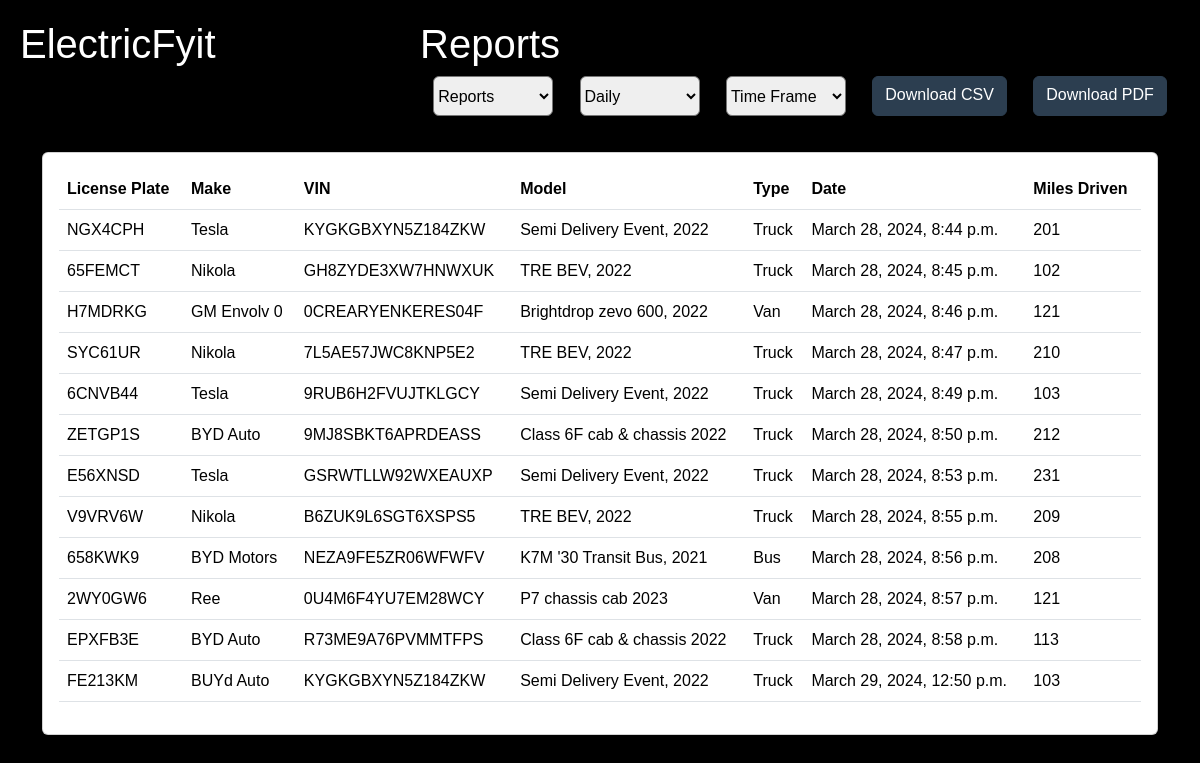
The page / on the database its author committed.
### vehicleapp/models.py (models this page shows)
class vehicle(models.Model):
    License_plate = models.CharField(max_length=100)
    make=models.CharField(max_length=100)
    vin=models.CharField(max_length=100)
    model = models.CharField(max_length=100)
    types = models.CharField(max_length=100)
    creation_date=models.DateTimeField(auto_now_add=True)
    miles_driven= models.IntegerField()

### vehicleapp/views.py (the view)
# urls.py: path('',reports),
def reports(request):
    data=vehicle.objects.all()
    return render (request,'vehicle.html',{'report':data})

### template/vehicle.html (shortened to what this page needs)
<!DOCTYPE html>
<html lang="en">
<head>
<link rel="stylesheet" href="https://bootswatch.com/5/flatly/bootstrap.min.css">
</head>
<body>
    <div class="dashboard">
        <div class="navbar-container">
            <div class="navbar">
                <h2>ElectricFyit</h2>
            </div>
        </div>
        <div class="options-container">
            <div class="options">
                <h2>Reports</h2>
                <ul>
                    <select>
                        <option>Reports</option>
                    </select>
                    <select>
                        <option>Daily</option>
                    </select>
                    <select>
                        <option>Time Frame</option>
                    </select>
<a href="{% url 'download_csv' %}" class="btn btn-primary">Download CSV</a>
<a href="{% url 'download_pdf' %}" class="btn btn-primary">Download PDF</a>
                </ul>
            </div>
        </div>
    </div>
    <div class="container">
        <div class="row">
            <div class="col-md-12">
                <div class="card">
                    <div class="card-body">
                        <table class="table">
                            <thead>
                                <tr>
                                    <th>License Plate</th>
                                    <th>Make</th>
                                    <th>VIN</th>
                                    <th>Model</th>
                                    <th>Type</th>
                                    <th>Date</th>
                                    <th>Miles Driven</th>
                                </tr>
                            </thead>
                            <tbody>
                                {% for vehicle in report %}
                                    <tr>
                                        <td>{{ vehicle.License_plate }}</td>
                                        <td>{{ vehicle.make }}</td>
                                        <td>{{ vehicle.vin }}</td>
                                        <td>{{ vehicle.model }}</td>
                                        <td>{{ vehicle.types }}</td>
                                        <td>{{ vehicle.creation_date }}</td>
                                        <td>{{ vehicle.miles_driven }}</td>
                                    </tr>
                                {% endfor %}
                            </tbody>
                        </table>
                    </div>
                </div>
            </div>
        </div>
    </div>
</body>
</html>

### template/vehicle.html (style rules this page uses)
body { font-family: Arial, sans-serif; margin: 0; padding: 0; background-color: black; color: white; }
.dashboard { display: flex; }
.navbar-container { flex: 1; }
.navbar { padding: 20px; }
.options-container { flex: 2; }
.options { padding: 20px; }
.navbar ul, .options ul { list-style-type: none; padding: 0; }
.options ul { display: flex; justify-content: space-around; }
select { height: 40px; width: 120px; border-radius: 6px; }
ul { cursor: pointer; border-radius: 6px white; }

### rows shown on the page
vehicle: License_plate "NGX4CPH", make "Tesla", vin "KYGKGBXYN5Z184ZKW", model "Semi Delivery Event, 2022", types "Truck", creation_date "March 28, 2024, 8:44 p.m.", miles_driven "201"
vehicle: License_plate "65FEMCT", make "Nikola", vin "GH8ZYDE3XW7HNWXUK", model "TRE BEV, 2022", types "Truck", creation_date "March 28, 2024, 8:45 p.m.", miles_driven "102"
vehicle: License_plate "H7MDRKG", make "GM Envolv 0", vin "0CREARYENKERES04F", model "Brightdrop zevo 600, 2022", types "Van", creation_date "March 28, 2024, 8:46 p.m.", miles_driven "121"
vehicle: License_plate "SYC61UR", make "Nikola", vin "7L5AE57JWC8KNP5E2", model "TRE BEV, 2022", types "Truck", creation_date "March 28, 2024, 8:47 p.m.", miles_driven "210"
vehicle: License_plate "6CNVB44", make "Tesla", vin "9RUB6H2FVUJTKLGCY", model "Semi Delivery Event, 2022", types "Truck", creation_date "March 28, 2024, 8:49 p.m.", miles_driven "103"
vehicle: License_plate "ZETGP1S", make "BYD Auto", vin "9MJ8SBKT6APRDEASS", model "Class 6F cab & chassis 2022", types "Truck", creation_date "March 28, 2024, 8:50 p.m.", miles_driven "212"
vehicle: License_plate "E56XNSD", make "Tesla", vin "GSRWTLLW92WXEAUXP", model "Semi Delivery Event, 2022", types "Truck", creation_date "March 28, 2024, 8:53 p.m.", miles_driven "231"
vehicle: License_plate "V9VRV6W", make "Nikola", vin "B6ZUK9L6SGT6XSPS5", model "TRE BEV, 2022", types "Truck", creation_date "March 28, 2024, 8:55 p.m.", miles_driven "209"
vehicle: License_plate "658KWK9", make "BYD Motors", vin "NEZA9FE5ZR06WFWFV", model "K7M '30 Transit Bus, 2021", types "Bus", creation_date "March 28, 2024, 8:56 p.m.", miles_driven "208"
vehicle: License_plate "2WY0GW6", make "Ree", vin "0U4M6F4YU7EM28WCY", model "P7 chassis cab 2023", types "Van", creation_date "March 28, 2024, 8:57 p.m.", miles_driven "121"
vehicle: License_plate "EPXFB3E", make "BYD Auto", vin "R73ME9A76PVMMTFPS", model "Class 6F cab & chassis 2022", types "Truck", creation_date "March 28, 2024, 8:58 p.m.", miles_driven "113"
vehicle: License_plate "FE213KM", make "BUYd Auto", vin "KYGKGBXYN5Z184ZKW", model "Semi Delivery Event, 2022", types "Truck", creation_date "March 29, 2024, 12:50 p.m.", miles_driven "103"
